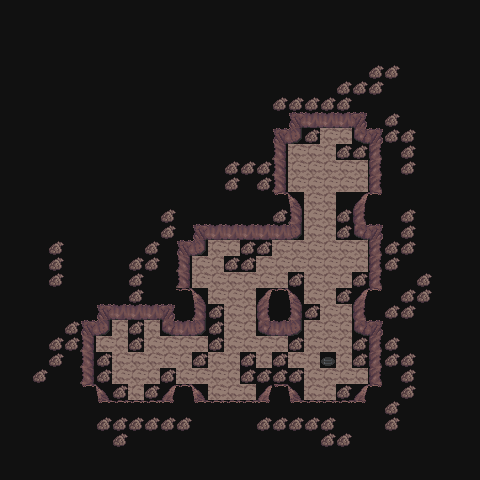

This is a level from a 2D game, rendered from its Tiled map with the project's own tilesets. A one-line summary and the map file follow, with tile-layer data summarised:
An orthogonal 30x30 tile map with 16x16 px tiles, 10 tile layers (other, Dirt, Grass, LedgesRight, ...), 1 hidden layer not drawn, 6 tilesets and 3 objects (2x bot, door).

<map version="1.0" orientation="orthogonal" width="30" height="30" tilewidth="16" tileheight="16">
 <tileset firstgid="1" source="../../../../tileset/terra.tsx" />
 <tileset firstgid="1025" source="../../../../tileset/wood.tsx" />
 <tileset firstgid="2049" source="../../../../tileset/rename.tsx" />
 <tileset firstgid="3073" source="../../../../tileset/building-small.tsx" />
 <tileset firstgid="4097" source="../../../../tileset/animation.tsx" />
 <tileset firstgid="5121" source="../../../../tileset/invisible.tsx" />
 <layer name="Walkable" width="30" height="30" visible="0">
  <data>[900 cells, 900 non-empty, 1 distinct tile ids]</data>
 </layer>
 <layer name="other" width="30" height="30">
  <data>[900 cells, 1 non-empty, 1 distinct tile ids]</data>
 </layer>
 <layer name="Dirt" width="30" height="30">
  <data>[900 cells, 0 non-empty, 0 distinct tile ids]</data>
 </layer>
 <layer name="Grass" width="30" height="30">
  <data>[900 cells, 104 non-empty, 1 distinct tile ids]</data>
 </layer>
 <layer name="LedgesRight" width="30" height="30">
  <data>[900 cells, 0 non-empty, 0 distinct tile ids]</data>
 </layer>
 <layer name="LedgesLeft" width="30" height="30">
  <data>[900 cells, 0 non-empty, 0 distinct tile ids]</data>
 </layer>
 <layer name="LedgesBottom" width="30" height="30">
  <data>[900 cells, 0 non-empty, 0 distinct tile ids]</data>
 </layer>
 <layer name="Water" width="30" height="30">
  <data>[900 cells, 0 non-empty, 0 distinct tile ids]</data>
 </layer>
 <layer name="other" width="30" height="30">
  <data>[900 cells, 0 non-empty, 0 distinct tile ids]</data>
 </layer>
 <layer name="Collisions" width="30" height="30">
  <data>[900 cells, 195 non-empty, 13 distinct tile ids]</data>
 </layer>
 <layer name="WalkBehind" width="30" height="30">
  <data>[900 cells, 900 non-empty, 1 distinct tile ids]</data>
 </layer>
 <objectgroup name="Moving" width="30" height="30">
  <object name="door" type="door" gid="5123" x="320" y="368">
   <properties>
    <property name="map" value="3.14d" />
    <property name="x" value="20" />
    <property name="y" value="22" />
   </properties>
  </object>
 </objectgroup>
 <objectgroup name="Object" width="30" height="30">
  <object name="bot" type="bot" gid="5123" x="336" y="208">
   <properties>
    <property name="file" value="../../bots-fights" />
    <property name="id" value="7101" />
    <property name="lookAt" value="left" />
    <property name="skin" value="miner" />
   </properties>
  </object>
  <object name="bot" type="bot" gid="5123" x="240" y="336">
   <properties>
    <property name="file" value="../../bots-fights" />
    <property name="id" value="7100" />
    <property name="lookAt" value="left" />
    <property name="skin" value="terranite" />
   </properties>
  </object>
 </objectgroup>
</map>
